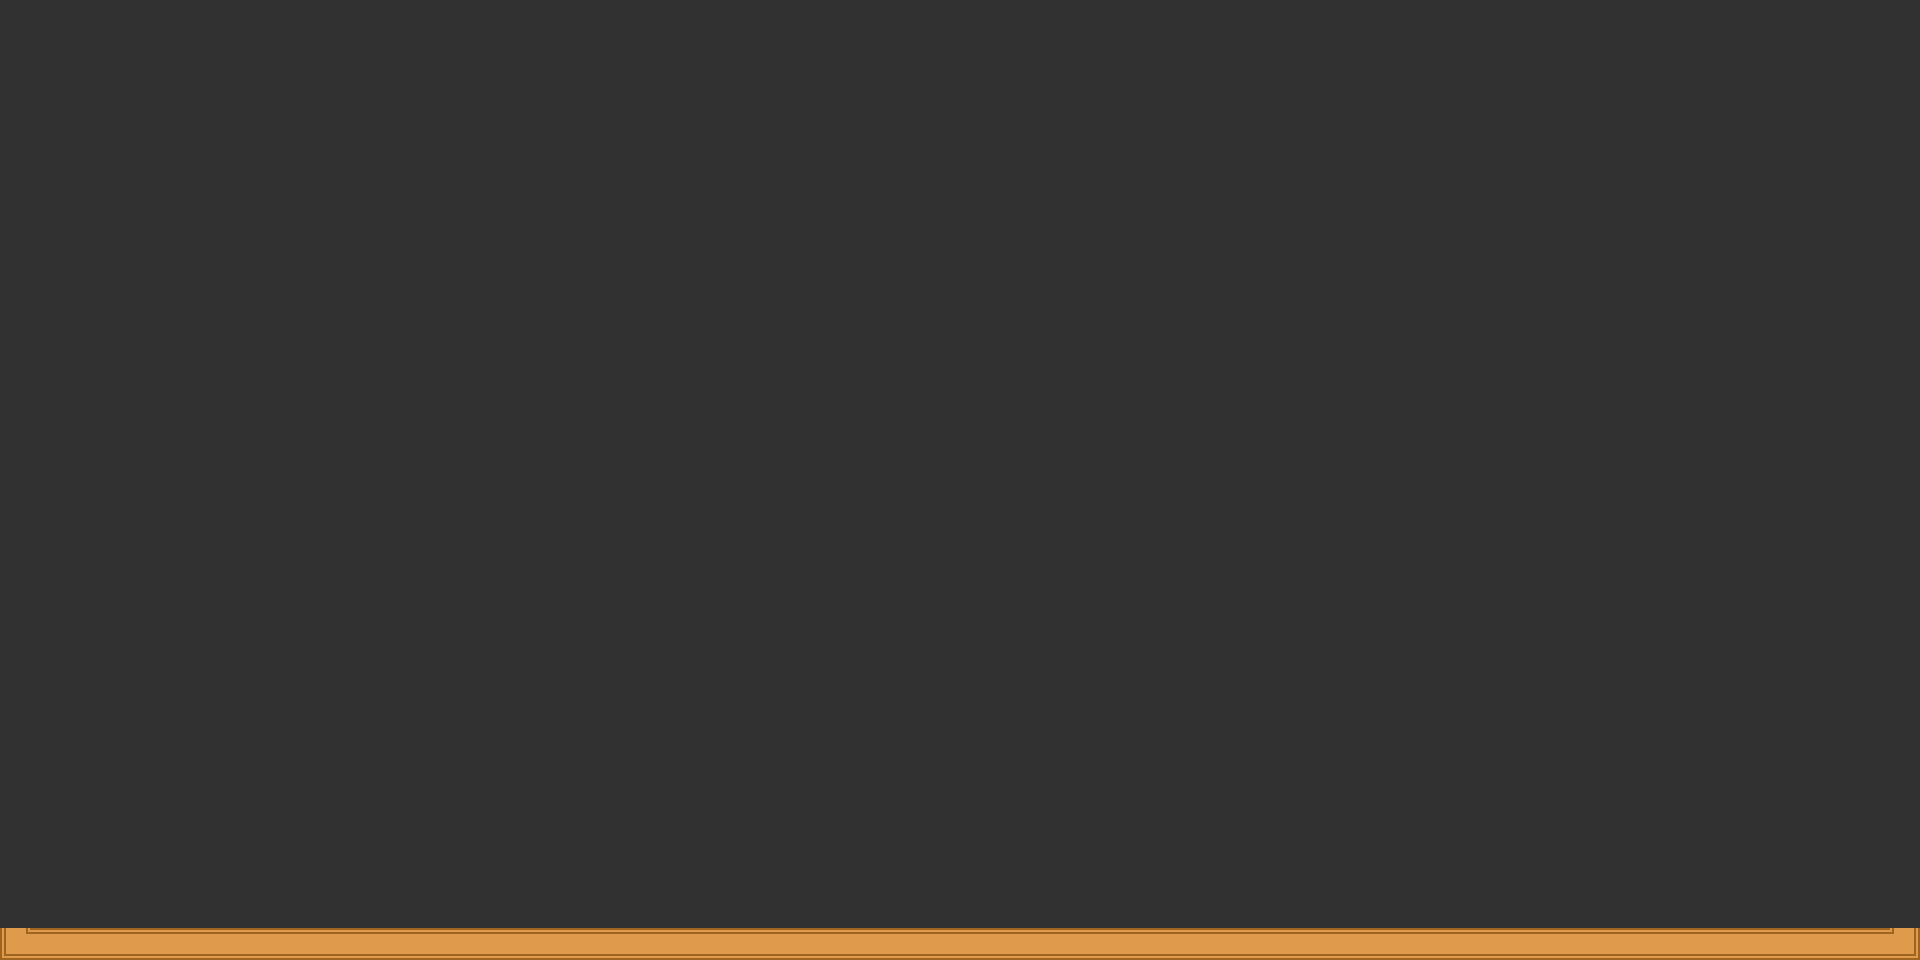

A 2D game scene composited from a Tiled map and its tileset images. What follows is a short description and the map's XML, with each tile layer's data collapsed to a summary:
An orthogonal 60x30 tile map with 32x32 px tiles, 2 tile layers (layer_death, layer_render), 2 tilesets and 6 objects (3x screen_size, exit, kamikaze, gravity).

<map version="1.0" orientation="orthogonal" width="60" height="30" tilewidth="32" tileheight="32" backgroundcolor="#313131">
 <tileset firstgid="1" name="tileset" tilewidth="32" tileheight="32">
  <image source="../graphics/tileset.png" width="192" height="160" />
 </tileset>
 <tileset firstgid="31" name="entities-tileset" tilewidth="32" tileheight="32">
  <image source="../graphics/entities-tileset.png" trans="55ffff" width="224" height="32" />
 </tileset>
 <layer name="layer_death" width="60" height="30">
  <data>[1800 cells, 0 non-empty, 0 distinct tile ids]</data>
 </layer>
 <layer name="layer_render" width="60" height="30">
  <data>[1800 cells, 60 non-empty, 3 distinct tile ids]</data>
 </layer>
 <objectgroup name="objects" width="60" height="30">
  <object name="exit" type="exit" x="640" y="896" width="32" height="32" visible="0" />
  <object type="kamikaze" gid="36" x="96" y="128" />
 </objectgroup>
 <objectgroup name="level_properties" width="60" height="30" visible="0">
  <object name="gravity" type="gravity" x="0" y="448" width="96" height="32" visible="0">
   <properties>
    <property name="gx" value="0" />
    <property name="gy" value="9.8" />
   </properties>
  </object>
  <object type="screen_size" x="0" y="480" width="640" height="480" />
  <object type="screen_size" x="640" y="0" width="640" height="480" />
  <object type="screen_size" x="1280" y="480" width="640" height="480" />
 </objectgroup>
</map>
